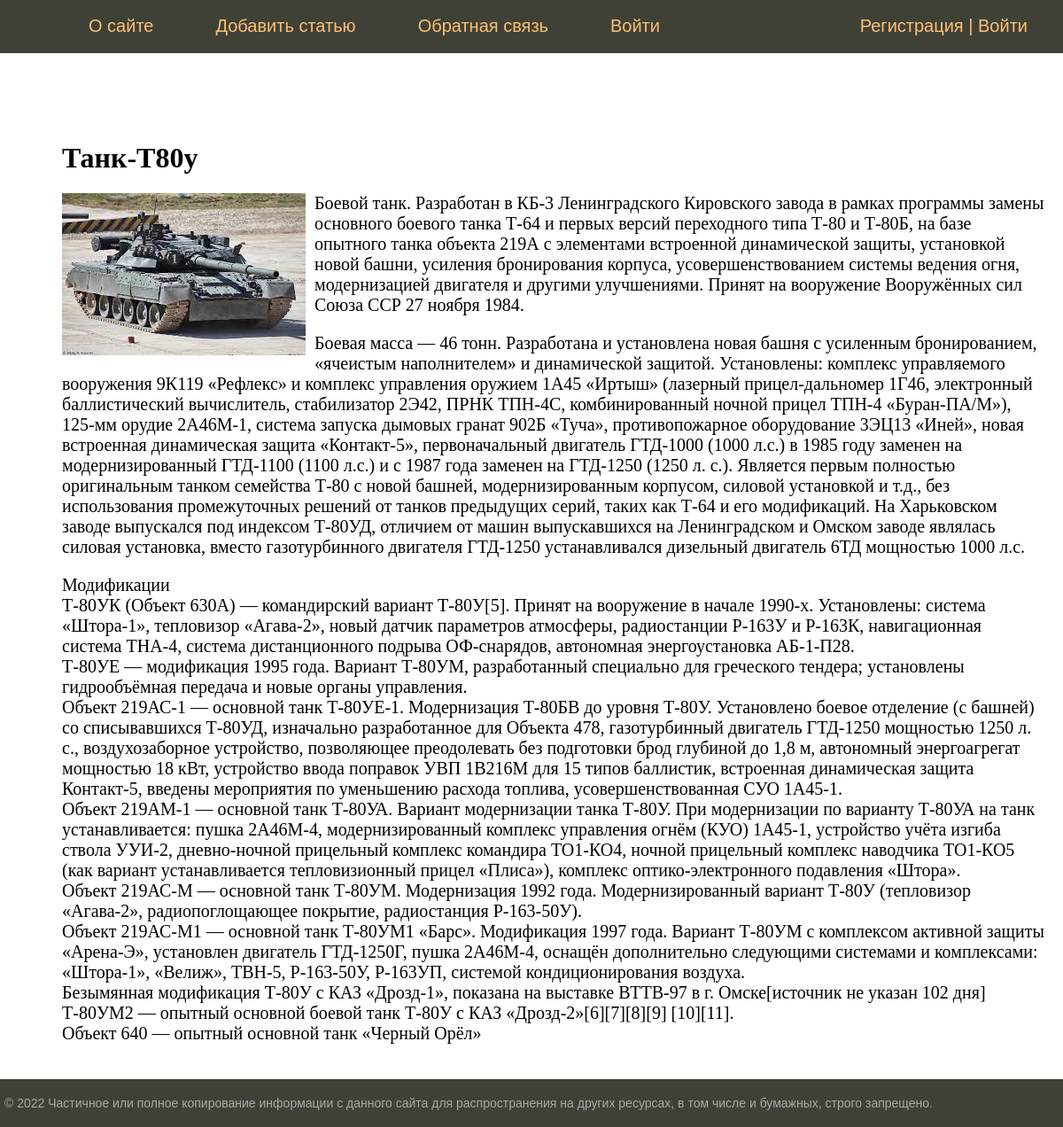
Screenshot of /post/3/ with the database file from the repository.
### car/models.py (models this page shows, shortened)
class Car(models.Model):
    title = models.CharField(max_length=255, verbose_name="Заголовок")
    content = models.TextField(blank=True, verbose_name="Характеристика")
    photo = models.ImageField(upload_to="photos/%Y/%m/%d/", verbose_name="Фотография")
    cena = models.TextField(blank=True, verbose_name="Цена")
    time_create = models.DateTimeField(auto_now_add=True, verbose_name="Дата создания")
    class Meta:
        verbose_name = 'Военная техника'
        verbose_name_plural = 'Военная техника'

### car/views.py (the view)
# urls.py: path('post/<int:post_id>/', show_post, name='post'),
def show_post(request, post_id):
    post = get_object_or_404(Car, pk=post_id)
    context = {
        'post': post,
        'menu': menu,
        'title': post.title,
        'cat_selected': post,
    }
    return render(request, 'car/post.html', context=context)

### car/templates/car/post.html
{% extends 'car/base.html' %}
{% block content %}
<h1>{{post.title}}</h1>
{% if post.photo %}
<p><img class="img-article-left" src="{{post.photo.url}}"></p>
{% endif %}
{{post.content|linebreaks}}
{% endblock %}

### car/static/car/css/style.css (style rules this page uses)
html, body { font-family: 'Arial'; margin: 0; padding: 0; height: 100%; width: 100%; color: #444; }
img { max-width: 600px; height: auto; }
img.img-article-left { max-width: 300px; height: auto; float: left; padding: 0 10px 10px 0; }
.content-text h1 { font-size: 32px; }

### rows the page displays
Car: title "Танк-Т80у", photo (picture), content "Боевой танк. Разработан в КБ-3 Ленинградского Кировского завода в рамках программы замены основного боевого танка Т-64 и первых версий переходного типа Т-80 и Т-80Б, на базе опытного танка объекта 219А с элементами встроенной динамической защиты, установкой новой башни, усиления бронирования корпуса, усовершенствованием системы ведения огня, модернизацией двигателя и другими улучшениями. Принят на вооружение Вооружённых сил Союза ССР 27 ноября 1984. Боевая масса — 46 тонн. Разработана и установлена новая башня с усиленным бронированием, «ячеистым наполнителем» и динамической защитой. Установлены: комплекс управляемого вооружения 9К119 «Рефлекс» и комплекс управления оружием 1А45 «Иртыш»…"

### other values shown
{{ m.title }} "О сайте" "Добавить статью" "Обратная связь" "Войти"
